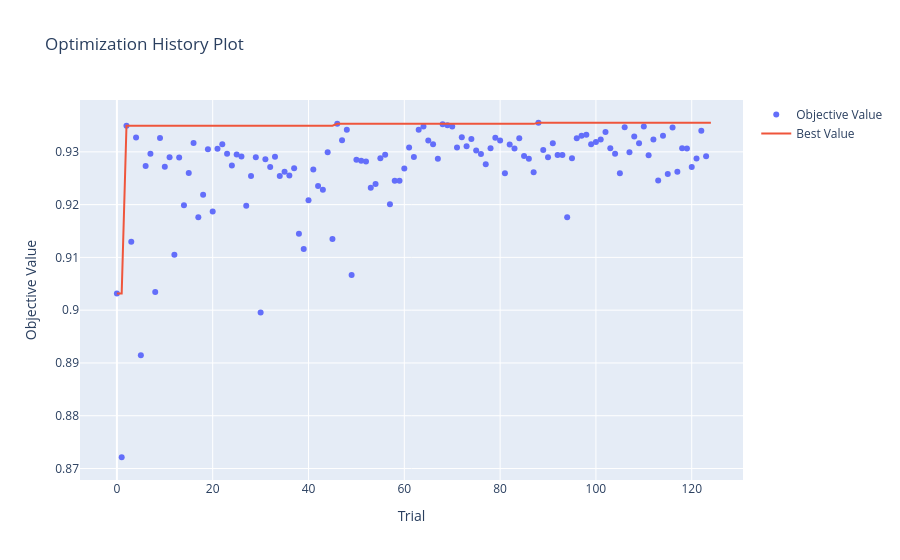

The cell this chart's notebook holds for it:
### Code cell
import optuna
from optuna.visualization import plot_optimization_history, plot_param_importances

# Connect to the EXISTING database and study
# (Do not create a new study, just load it)
study = optuna.load_study(
    study_name="cb_study_20251216-091312-+0000", 
    storage="sqlite:///D:/root/dev/py/mallorn/optuna.db"
)

# These will auto-update every time you re-run the cell
print(f"Current Trials: {len(study.trials)}")
plot_optimization_history(study)
